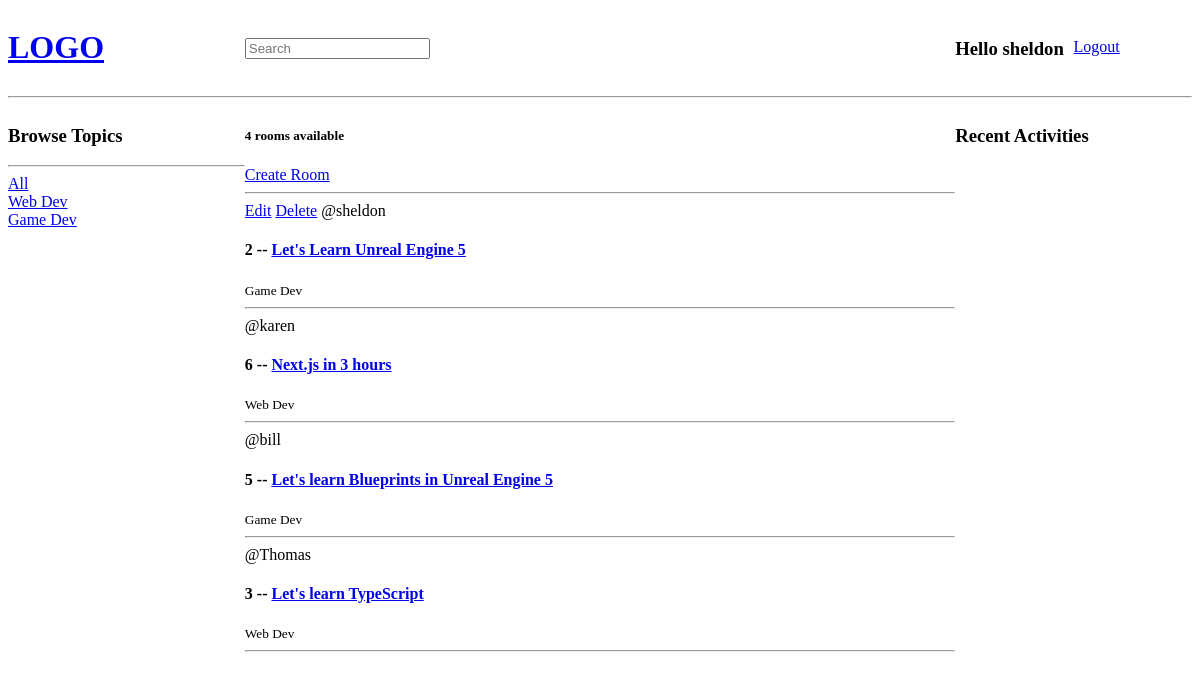
The app's page / (signed in) with its own data.
### base/models.py (models this page shows, shortened)
class Topic(models.Model):
    name = models.CharField(max_length=200)

class Room(models.Model):
    host = models.ForeignKey(User, on_delete=models.SET_NULL, null=True)
    topic = models.ForeignKey(Topic, on_delete=models.SET_NULL, null=True)
    name = models.CharField(max_length=200)
    description = models.TextField(null=True, blank=True)
    participants = models.ManyToManyField(User, related_name='participants', blank=True)
    updated = models.DateTimeField(auto_now=True)
    created = models.DateTimeField(auto_now_add=True)
    class Meta:
        ordering = ['-updated', '-created']

### base/views.py (the view)
# urls.py: path('', views.home, name="home"),
def home(request):
    q = request.GET.get('q') if request.GET.get('q') != None else ''
    rooms = Room.objects.filter(
        Q(topic__name__icontains=q) |
        Q(name__icontains=q) |
        Q(description__icontains=q)
        )
    topics = Topic.objects.all()
    room_count = rooms.count()
    context = {
        'rooms': rooms,
        'topics': topics,
        'room_count': room_count,
    }
    return render(request, 'base/home.html', context)

### base/templates/base/home.html (shortened to what this page needs)
{% extends 'main.html' %}
{% block content %}
<div class="home-container">
  <div>
    <h3>Browse Topics</h3>
    <hr />
    <div>
        <a href={% url 'home' %}>All</a>
    </div>
    {% for topic in topics %}
        <div>
            <a href={% url 'home' %}?q={{topic.name}}>{{topic.name}}</a>
        </div>
    {% endfor %}
  </div>
  <div>
    <h5>{{room_count}} rooms available</h5>
    <a href="{% url 'create-room' %}">Create Room</a>
    <hr />
    <div>
      {% for room in rooms%}
      <div>
        {% if request.user == room.host %}
        <a href="{% url 'update-room' room.id %}">Edit</a>
        <a href="{% url 'delete-room' room.id %}">Delete</a>
        {% endif %}
        <span>@{{room.host.username}}</span>
        <h4>
          {{room.id}} -- <a href="{% url 'room' room.id %}">{{room.name}}</a>
        </h4>
        <small>{{room.topic.name}}</small>
        <hr />
      </div>
      {% endfor %}
    </div>
  </div>
  <div>
    <h3>Recent Activities</h3>
  </div>
</div>
{% endblock content %}

### templates/navbar.html (shortened to what this page needs)
<div class='nav-container'>
    <div>
        <a href="/">
            <h1>LOGO</h1>
        </a>
    </div>
    <div class='search'>
        <form method="GET"  action="{% url 'home' %}">
            <input type="text" class="text" name="q" placeholder="Search">
        </form>
    </div>
    <div class="top-right">
        {% if request.user.is_authenticated %}
            <h3 class="name">Hello {{request.user}}</h3>
            <a href={% url 'logout' %} class='auth'>Logout</a>
        {% else %}
            <a href={% url 'login' %} class='auth'>Login</a>
        {% endif %}
    </div>
</div>
<hr>

### templates/navbar.html (style rules this page uses)
.nav-container { display: grid; grid-template-columns: 1fr 3fr 1fr; }
.search { margin-top: 30px; }
.top-right { display: grid; grid-template-columns: 1fr 1fr; }
.auth { margin-top: 30px; }
.name { margin-top: 30px; }

### base/templates/base/home.html (style rules this page uses)
.home-container { display: grid; grid-template-columns: 1fr 3fr 1fr; }

### records on screen
Topic: name "Web Dev"
Topic: name "Game Dev"
Room: shows "Edit", host.username "sheldon", id "2", name "Let's Learn Unreal Engine 5", topic.name "Game Dev"
Room: host.username "karen", id "6", name "Next.js in 3 hours", topic.name "Web Dev"
Room: host.username "bill", id "5", name "Let's learn Blueprints in Unreal Engine 5", topic.name "Game Dev"
Room: host.username "Thomas", id "3", name "Let's learn TypeScript", topic.name "Web Dev"

### other values on screen
{{ request.user }} "sheldon"
{{ room_count }} "4"
